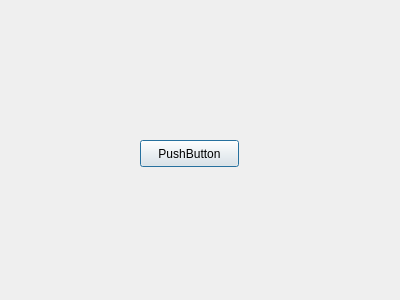
<?xml version="1.0" encoding="UTF-8"?>
<ui version="4.0">
 <class>Dialog</class>
 <widget class="QDialog" name="Dialog">
  <property name="geometry">
   <rect>
    <x>0</x>
    <y>0</y>
    <width>400</width>
    <height>300</height>
   </rect>
  </property>
  <property name="windowTitle">
   <string>Dialog</string>
  </property>
  <widget class="QPushButton" name="pushButton">
   <property name="geometry">
    <rect>
     <x>140</x>
     <y>140</y>
     <width>99</width>
     <height>27</height>
    </rect>
   </property>
   <property name="text">
    <string>PushButton</string>
   </property>
  </widget>
 </widget>
 <resources/>
 <connections/>
</ui>
